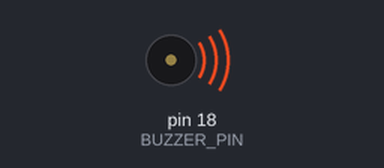
Recording of a sketch running on a simulated Arduino Uno, built with avr-gcc and run on an emulated ATmega328P. On the bench: buzzer (waves = sounding).

Above: at 0.9 s.
At 3.2 s:
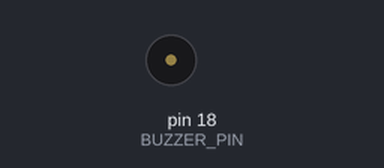
Timing chart, 0 to 4.0 s (numbered marks = the images above):
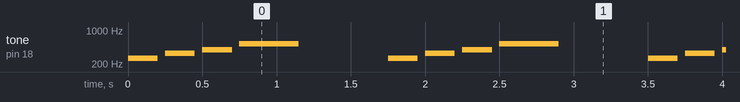

Measured:
- by itself, tone on pin 18 (BUZZER_PIN): repeats every 1.8 s: silent 0.05 s, 330 Hz 0.20 s, silent 0.05 s, 392 Hz 0.20 s, silent 0.05 s, 523 Hz 0.40 s, silent 0.60 s, 262 Hz 0.20 s

The sketch:

buzzer_test.ino
```cpp
#define BUZZER_PIN 18

void setup() {
  pinMode(BUZZER_PIN, OUTPUT);
}

void loop() {
  tone(BUZZER_PIN, 262, 200);
  delay(250);
  tone(BUZZER_PIN, 330, 200);
  delay(250);
  tone(BUZZER_PIN, 392, 200);
  delay(250);
  tone(BUZZER_PIN, 523, 400);
  delay(1000);
}
```
